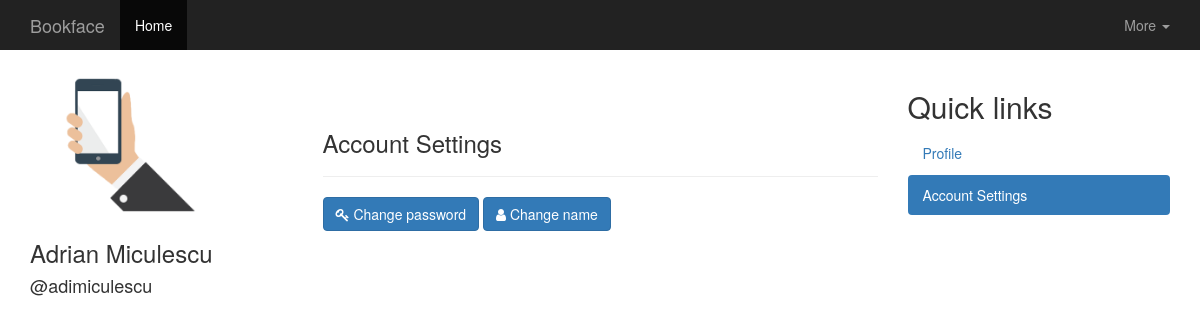
The app's page /accountSettings.php (signed in) with its own data.
### tables this page shows
CREATE TABLE IF NOT EXISTS `user_settings` (
  `id` int(11) NOT NULL,
  `uid` int(11) NOT NULL,
  `avatar` text NOT NULL,
  `lastTimeChanged` datetime NOT NULL DEFAULT CURRENT_TIMESTAMP
);

CREATE TABLE IF NOT EXISTS `users` (
  `id` int(11) NOT NULL,
  `username` varchar(125) NOT NULL,
  `fname` varchar(125) NOT NULL,
  `lname` varchar(125) NOT NULL,
  `gender` tinyint(4) NOT NULL,
  `password` varchar(255) NOT NULL,
  `active` tinyint(4) NOT NULL DEFAULT '0',
  `dateCreated` datetime NOT NULL DEFAULT CURRENT_TIMESTAMP
);

### connDB.php (called while the page is built, shortened)
<?php
try
{
    $user = "root";
    $pass = "mysql";
    $conn = new PDO("mysql:host=localhost;dbname=proiecttw;charset=utf8", $user, $pass);
} catch(PDOException $e)
{
    echo $e->getMessage();
}
include_once 'class/User.php';
$user = new User($conn);
?>

### class/User.php (the view, shortened to what this page needs)
<?php
class User
{
    function __construct($conn)
    {
        $this->db = $conn;
    }
    public function getFullName($uid)
    {
        try
        {
            $statement = $this->db->prepare("SELECT * FROM users WHERE id = :uid");
            $statement->bindParam(":uid", $uid, PDO::PARAM_INT);
            $statement->execute();
            $row=$statement->fetch(PDO::FETCH_ASSOC);
            if($statement->rowCount() > 0)
            {
                echo $row['fname'] . ' ' . $row['lname'];
            }
        } catch(PDOException $e)
        {
            echo $e->getMessage();
        }
    }
    public function getUsername($uid)
    {
        try
        {
            $statement = $this->db->prepare("SELECT * FROM users WHERE id=:uid");
            $statement->bindParam(':uid', $uid, PDO::PARAM_STR);
            $statement->execute();
            $row = $statement->fetch(PDO::FETCH_ASSOC);
            if($statement->rowCount() > 0)
            {
                echo $row['username'];
            }
            else
            {
                echo "No username found!";
            }
        } catch(PDOException $e)
        {
            echo $e->getMessage();
        }
    }
}
?>

### profilepic.php (shortened to what this page needs)
<?php
include_once 'connDB.php';
if(isset($_GET['username']))
{
    $uid = $user->getUID($_GET['username']);
}
else
{
    $uid = $_SESSION['user'];
}
try
{
    $statement = $conn->prepare("SELECT * FROM user_settings WHERE uid=:uid");
    $statement->bindParam(':uid', $uid, PDO::PARAM_INT);
    $statement->execute();
    $row = $statement->fetch(PDO::FETCH_ASSOC);
    if($statement->rowCount() > 0)
    {
        ?>
            <img id="tt" class="mmm" src="<?php echo $row['avatar']; ?>" width="200px">
        <?php
    }
} catch(PDOException $e)
{
    echo $e->getMessage();
}
?>
<div class="container">
    <div class="row">
        <h3>
            <?php echo $user->getFullName($uid); ?>
        </h3>
        <h4>
            @<?php echo $user->getUsername($uid); ?>
        </h4>
    </div>
</div>

### profilepic.php (style rules this page uses)
#tt { cursor: pointer; }

### records on screen
user_settings: avatar (picture)
users: fname "Adrian", lname "Miculescu", username "adimiculescu"
